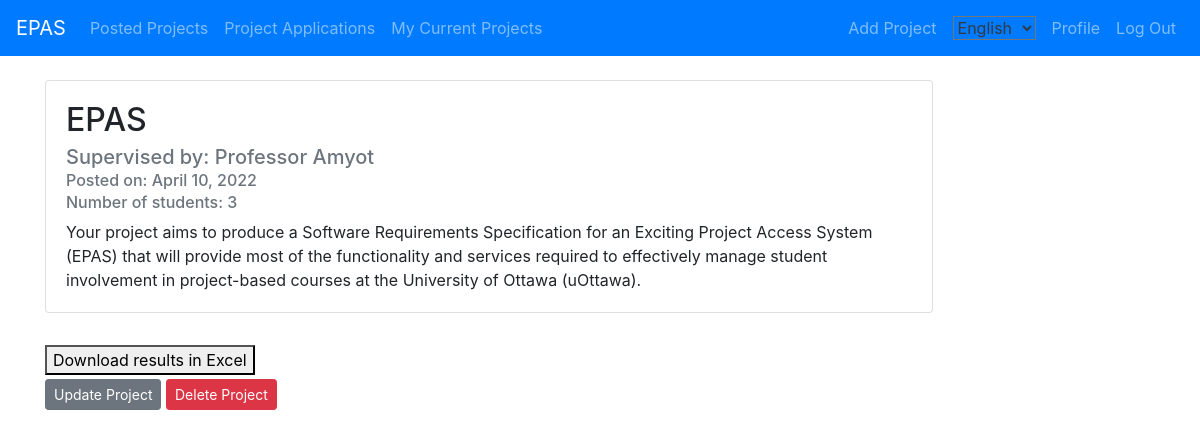
Before: /post/19/ (signed in) with the older database file.
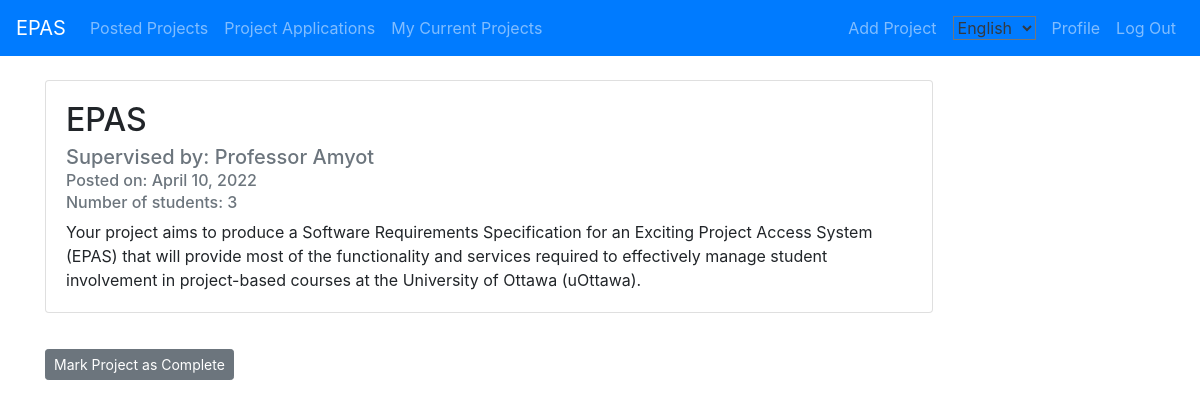
After: the same page with the newer database file.
### projectListing/views.py (the view)
# urls.py: path('post/<int:pk>/', PostDetailView.as_view(), name='post-detail'),
class PostDetailView(DetailView):
    model = Post

### projectListing/templates/projectListing/post_detail.html (shortened to what this page needs)
{% extends "projectListing/base.html" %}
{% load i18n %}
{% block content %}
<br>
            <div class="card" style="min-width: 80%; max-width: 80%; margin-bottom: 2rem;">
                <div class="card-body">
                    <h2 class="card-title">{{ object.title }}</h2>
                    <h5 class="card-subtitle mb-2 text-muted">{% trans "Supervised by: Professor" %} {{ object.professor.last_name }}</h3>
                    <h6 class="card-subtitle mb-2 text-muted">{% trans "Posted on:" %} {{ object.date_posted }}</h3>
                    <h6 class="card-subtitle mb-2 text-muted">{% trans "Number of students:" %} {{ object.desiredNumStudents}}</h3>
                    <p class="card-text">{{ object.description }}</p>
                </div>
            </div>
            {% if user.type == "PROFESSOR" %}
                {% if user.username == object.professor.username %}
                    {% if object.student == None %}
                        <button type="submit" name='mybtn2'>{% trans "Download results in Excel" %}</button>
                        <br>
                        <a class="btn btn-secondary btn-sm mt-1 mb-1" href="{% url 'post-update' object.id %}">{% trans "Update Project" %}</a>
                        <a class="btn btn-danger btn-sm mt-1 mb-1" href="{% url 'post-delete' object.id %}">{% trans "Delete Project" %}</a>
                    {% else %}
                        <a class="btn btn-secondary btn-sm mt-1 mb-1" href="{% url 'post-complete' object.id %}">{% trans "Mark Project as Complete" %}</a>
                    {% endif %}
                {% endif %}
            {% endif %}
{% endblock content %}

Changed rows visible on the page:
changed Post "EPAS": student_id empty → 22 (drawn)
Other visible differences:
text no longer shown: "Download results in Excel Update Project Delete Project"
text now shown: "Mark Project as Complete"
